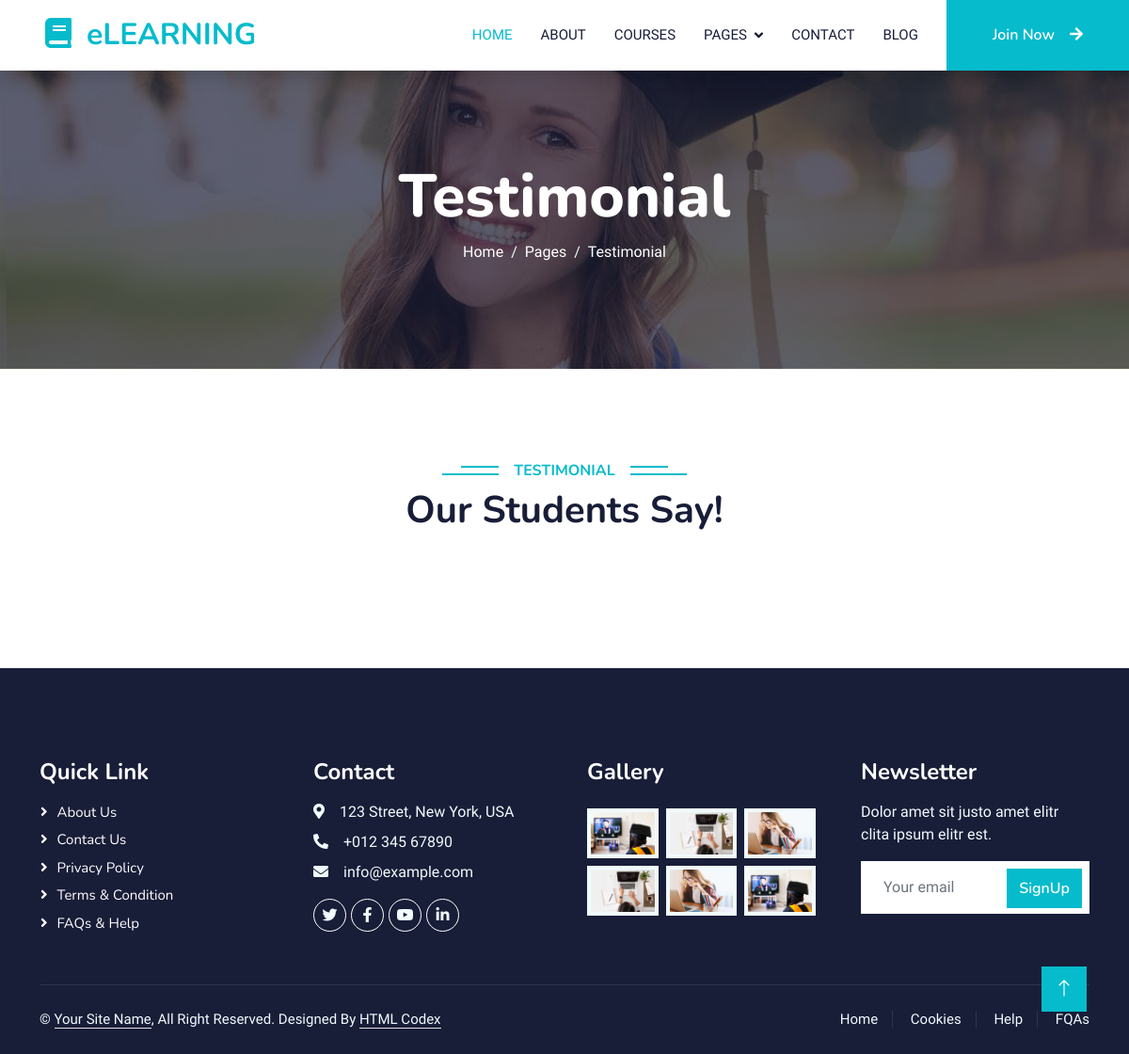
/testimonial, run on an earlier commit of the app's database.
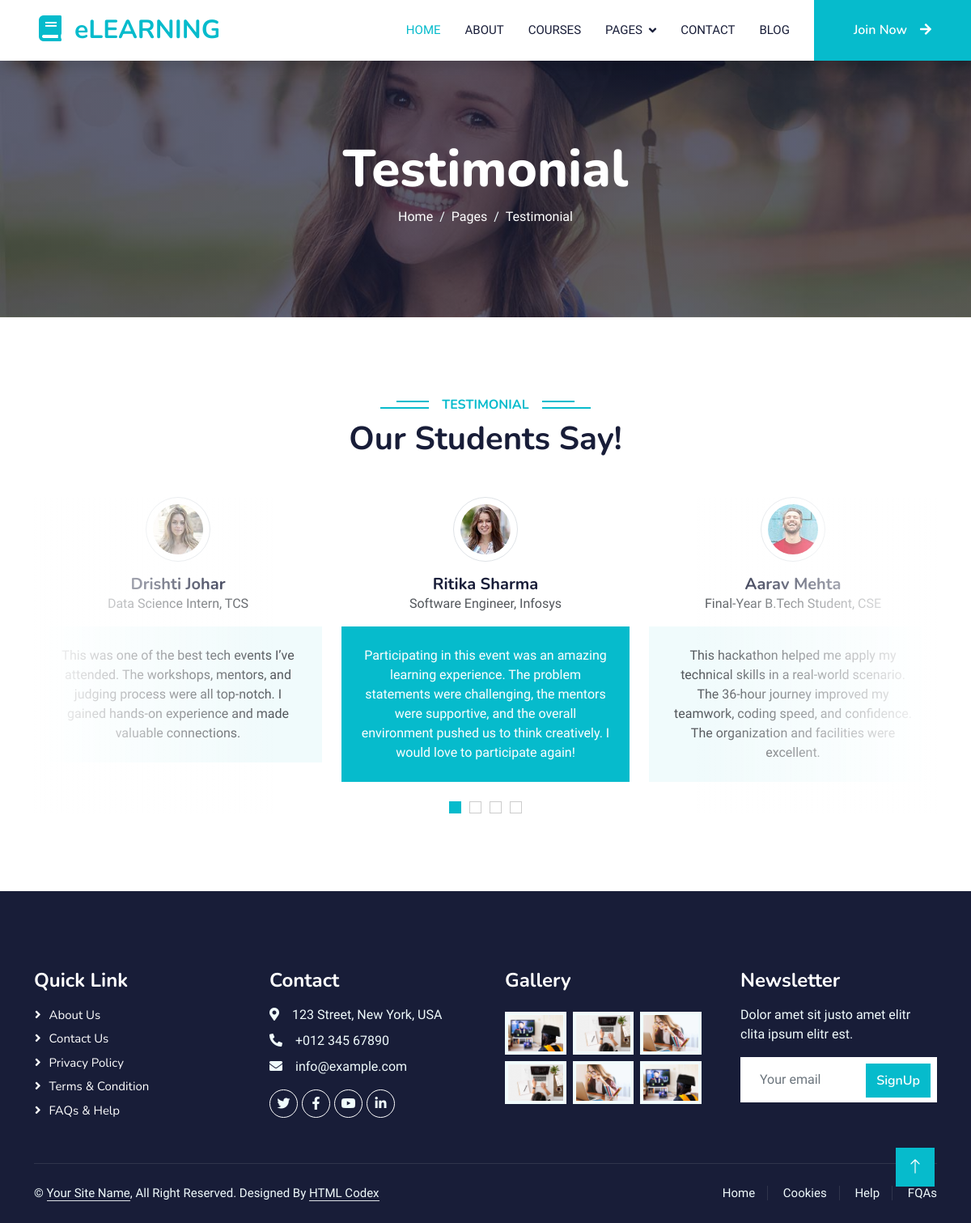
And on a later commit of the database.
### testimonial/models.py (models this page shows, shortened)
class Testimonial(models.Model):
    name = models.CharField(max_length=100)
    image = models.ImageField(upload_to='testimonials/')
    profession = models.CharField(max_length=100)
    content = models.TextField()
    created_at = models.DateTimeField(auto_now_add=True)

### tanisha/views.py (the view)
# urls.py: path("testimonial", views.testimonial, name="testimonial"),
def testimonial(request):
    testimonials = Testimonial.objects.all()
    return render(request, "testimonial.html", {'testimonials': testimonials})

### templates/testimonial.html (shortened to what this page needs)
{% extends "base.html" %}
{% load static %}
{% block content %}
    <div class="container-fluid bg-primary py-5 mb-5 page-header">
        <div class="container py-5">
            <div class="row justify-content-center">
                <div class="col-lg-10 text-center">
                    <h1 class="display-3 text-white animated slideInDown">Testimonial</h1>
                    <nav aria-label="breadcrumb">
                        <ol class="breadcrumb justify-content-center">
                            <li class="breadcrumb-item"><a class="text-white" href="#">Home</a></li>
                            <li class="breadcrumb-item"><a class="text-white" href="#">Pages</a></li>
                            <li class="breadcrumb-item text-white active" aria-current="page">Testimonial</li>
                        </ol>
                    </nav>
                </div>
            </div>
        </div>
    </div>
    <div class="container-xxl py-5 wow fadeInUp" data-wow-delay="0.1s">
        <div class="container">
            <div class="text-center">
                <h6 class="section-title bg-white text-center text-primary px-3">Testimonial</h6>
                <h1 class="mb-5">Our Students Say!</h1>
            </div>
            <div class="owl-carousel testimonial-carousel position-relative">
                {% for t in testimonials %}
                <div class="testimonial-item text-center">
                    <img class="border rounded-circle p-2 mx-auto mb-3" src="{{ t.image.url }}" style="width: 80px; height: 80px;">
                    <h5 class="mb-0">{{ t.name }}</h5>
                    <p>{{ t.profession}}</p>
                    <div class="testimonial-text bg-light text-center p-4">
                    <p class="mb-0">{{ t.content }}</p>
                    </div>
                </div>
                {% endfor %}
            </div>
        </div>
    </div>
{% endblock %}

### templates/base.html (shortened to what this page needs)
<!DOCTYPE html>
<html lang="en">
{% load static %}
<head>
    <link href="https://cdnjs.cloudflare.com/ajax/libs/font-awesome/5.10.0/css/all.min.css" rel="stylesheet">
    <link href="https://cdn.jsdelivr.net/npm/bootstrap-icons@1.4.1/font/bootstrap-icons.css" rel="stylesheet">
    <link href="{% static 'lib/animate/animate.min.css' %}" rel="stylesheet">
    <link href="{% static 'lib/owlcarousel/assets/owl.carousel.min.css' %}" rel="stylesheet">
    <link href="{% static 'css/bootstrap.min.css' %}" rel="stylesheet">
    <link href="{% static 'css/style.css' %}" rel="stylesheet">
</head>
<body>
    <nav class="navbar navbar-expand-lg bg-white navbar-light shadow sticky-top p-0">
        <a href="/" class="navbar-brand d-flex align-items-center px-4 px-lg-5">
            <h2 class="m-0 text-primary"><i class="fa fa-book me-3"></i>eLEARNING</h2>
        </a>
        <div class="collapse navbar-collapse" id="navbarCollapse">
            <div class="navbar-nav ms-auto p-4 p-lg-0">
                <a href="/" class="nav-item nav-link active">Home</a>
                <a href="/about" class="nav-item nav-link">About</a>
                <a href="/courses" class="nav-item nav-link">Courses</a>
                <div class="nav-item dropdown">
                    <a href="#" class="nav-link dropdown-toggle" data-bs-toggle="dropdown">Pages</a>
                </div>
                <a href="/contact" class="nav-item nav-link">Contact</a>
                <a href="/blog" class="nav-item nav-link">Blog</a>
            </div>
            <a href="" class="btn btn-primary py-4 px-lg-5 d-none d-lg-block">Join Now<i class="fa fa-arrow-right ms-3"></i></a>
        </div>
    </nav>
{% block content %}{% endblock %}
    <div class="container-fluid bg-dark text-light footer pt-5 mt-5 wow fadeIn" data-wow-delay="0.1s">
        <div class="container py-5">
            <div class="row g-5">
                <div class="col-lg-3 col-md-6">
                    <h4 class="text-white mb-3">Quick Link</h4>
                    <a class="btn btn-link" href="">About Us</a>
                    <a class="btn btn-link" href="">Contact Us</a>
                    <a class="btn btn-link" href="">Privacy Policy</a>
                    <a class="btn btn-link" href="">Terms & Condition</a>
                    <a class="btn btn-link" href="">FAQs & Help</a>
                </div>
                <div class="col-lg-3 col-md-6">
                    <h4 class="text-white mb-3">Contact</h4>
                    <p class="mb-2"><i class="fa fa-map-marker-alt me-3"></i>123 Street, New York, USA</p>
                    <p class="mb-2"><i class="fa fa-phone-alt me-3"></i>+012 345 67890</p>
                    <p class="mb-2"><i class="fa fa-envelope me-3"></i>info@example.com</p>
                    <div class="d-flex pt-2">
                        <a class="btn btn-outline-light btn-social" href=""><i class="fab fa-twitter"></i></a>
                        <a class="btn btn-outline-light btn-social" href=""><i class="fab fa-facebook-f"></i></a>
                        <a class="btn btn-outline-light btn-social" href=""><i class="fab fa-youtube"></i></a>
                        <a class="btn btn-outline-light btn-social" href=""><i class="fab fa-linkedin-in"></i></a>
                    </div>
                </div>
                <div class="col-lg-3 col-md-6">
                    <h4 class="text-white mb-3">Gallery</h4>
                    <div class="row g-2 pt-2">
                        <div class="col-4">
                            <img class="img-fluid bg-light p-1" src="{% static 'img/course-1.jpg' %}" alt="">
                        </div>
                        <div class="col-4">
                            <img class="img-fluid bg-light p-1" src="{% static 'img/course-2.jpg' %}" alt="">
                        </div>
                        <div class="col-4">
                            <img class="img-fluid bg-light p-1" src="{% static 'img/course-3.jpg' %}" alt="">
                        </div>
                        <div class="col-4">
                            <img class="img-fluid bg-light p-1" src="{% static 'img/course-2.jpg' %}" alt="">
                        </div>
                        <div class="col-4">
                            <img class="img-fluid bg-light p-1" src="{% static 'img/course-3.jpg' %}" alt="">
                        </div>
                        <div class="col-4">
                            <img class="img-fluid bg-light p-1" src="{% static 'img/course-1.jpg' %}" alt="">
                        </div>
                    </div>
                </div>
                <div class="col-lg-3 col-md-6">
                    <h4 class="text-white mb-3">Newsletter</h4>
                    <p>Dolor amet sit justo amet elitr clita ipsum elitr est.</p>
                    <div class="position-relative mx-auto" style="max-width: 400px;">
                        <input class="form-control border-0 w-100 py-3 ps-4 pe-5" type="text" placeholder="Your email">
                        <button type="button" class="btn btn-primary py-2 position-absolute top-0 end-0 mt-2 me-2">SignUp</button>
                    </div>
                </div>
            </div>
        </div>
        <div class="container">
            <div class="copyright">
                <div class="row">
                    <div class="col-md-6 text-center text-md-start mb-3 mb-md-0">
                        &copy; <a class="border-bottom" href="#">Your Site Name</a>, All Right Reserved.
                        Designed By <a class="border-bottom" href="https://htmlcodex.com">HTML Codex</a>
                    </div>
                    <div class="col-md-6 text-center text-md-end">
                        <div class="footer-menu">
                            <a href="">Home</a>
                            <a href="">Cookies</a>
                            <a href="">Help</a>
                            <a href="">FQAs</a>
                        </div>
                    </div>
                </div>
            </div>
        </div>
    </div>
    <a href="#" class="btn btn-lg btn-primary btn-lg-square back-to-top"><i class="bi bi-arrow-up"></i></a>
</body>
</html>

### static/css/style.css (style rules this page uses)
:root { --primary: #06BBCC; --light: #F0FBFC; --dark: #181d38; }
.back-to-top { position: fixed; display: none; right: 45px; bottom: 45px; z-index: 99; }
.btn { font-family: 'Nunito', sans-serif; font-weight: 600; transition: .5s; }
.btn.btn-primary, .btn.btn-secondary { color: #FFFFFF; }
.btn-lg-square { width: 48px; height: 48px; }
.btn-square, .btn-sm-square, .btn-lg-square { padding: 0; display: flex; align-items: center; justify-content: center; font-weight: normal; border-radius: 0px; }
.navbar .dropdown-toggle::after { border: none; content: "\f107"; font-family: "Font Awesome 5 Free"; font-weight: 900; vertical-align: middle; margin-left: 8px; }
.navbar-light .navbar-nav .nav-link { margin-right: 30px; padding: 25px 0; color: #FFFFFF; font-size: 15px; text-transform: uppercase; outline: none; }
.navbar-light .navbar-nav .nav-link:hover, .navbar-light .navbar-nav .nav-link.active { color: var(--primary); }
.navbar-light .navbar-brand, .navbar-light a.btn { height: 75px; }
.navbar-light .navbar-nav .nav-link { color: var(--dark); font-weight: 500; }
.navbar-light.sticky-top { top: -100px; transition: .5s; }
.page-header { background: linear-gradient(rgba(24, 29, 56, .7), rgba(24, 29, 56, .7)), url(../img/carousel-1.jpg); background-position: center center; background-repeat: no-repeat; background-size: cover; }
.breadcrumb-item + .breadcrumb-item::before { color: var(--light); }
.section-title { position: relative; display: inline-block; text-transform: uppercase; }
.section-title::before { position: absolute; content: ""; width: calc(100% + 80px); height: 2px; top: 4px; left: -40px; background: var(--primary); z-index: -1; }
.section-title::after { position: absolute; content: ""; width: calc(100% + 120px); height: 2px; bottom: 5px; left: -60px; background: var(--primary); z-index: -1; }
.testimonial-carousel::before { position: absolute; content: ""; top: 0; left: 0; height: 100%; width: 0; background: linear-gradient(to right, rgba(255, 255, 255, 1) 0%, rgba(255, 255, 255, 0) 100%); z-index: 1; }
.testimonial-carousel::after { position: absolute; content: ""; top: 0; right: 0; height: 100%; width: 0; background: linear-gradient(to left, rgba(255, 255, 255, 1) 0%, rgba(255, 255, 255, 0) 100%); z-index: 1; }
@media (min-width: 768px) { .testimonial-carousel::before, .testimonial-carousel::after { width: 200px; } }
@media (min-width: 992px) { .testimonial-carousel::before, .testimonial-carousel::after { width: 300px; } }
.testimonial-carousel .owl-item .testimonial-text, .testimonial-carousel .owl-item.center .testimonial-text * { transition: .5s; }
.testimonial-carousel .owl-item.center .testimonial-text { background: var(--primary) !important; }
.testimonial-carousel .owl-item.center .testimonial-text * { color: #FFFFFF !important; }
.footer .btn.btn-social { margin-right: 5px; width: 35px; height: 35px; display: flex; align-items: center; justify-content: center; color: var(--light); font-weight: normal; border: 1px solid #FFFFFF; border-radius: 35px; transition: .3s; }
.footer .btn.btn-link { display: block; margin-bottom: 5px; padding: 0; text-align: left; color: #FFFFFF; font-size: 15px; font-weight: normal; text-transform: capitalize; transition: .3s; }
.footer .btn.btn-link::before { position: relative; content: "\f105"; font-family: "Font Awesome 5 Free"; font-weight: 900; margin-right: 10px; }
.footer .copyright { padding: 25px 0; font-size: 15px; border-top: 1px solid rgba(256, 256, 256, .1); }
.footer .copyright a { color: var(--light); }
.footer .footer-menu a { margin-right: 15px; padding-right: 15px; border-right: 1px solid rgba(255, 255, 255, .1); }
.footer .footer-menu a:last-child { margin-right: 0; padding-right: 0; border-right: none; }

What changed in the data, as far as the page shows it:
added Testimonial: image (picture), name "Ritika Sharma", profession "Software Engineer, Infosys", content "Participating in this event was an amazing learning experience. The problem statements were challenging, the mentors were supportive, and the overall environment pushed us to think creatively. I would love to participate again!"
added Testimonial: image (picture), name "Aarav Mehta", profession "Final-Year B.Tech Student, CSE", content "This hackathon helped me apply my technical skills in a real-world scenario. The 36-hour journey improved my teamwork, coding speed, and confidence. The organization and facilities were excellent."
added Testimonial: image (picture), name "Drishti Johar", profession "Data Science Intern, TCS", content "This was one of the best tech events I’ve attended. The workshops, mentors, and judging process were all top-notch. I gained hands-on experience and made valuable connections."
